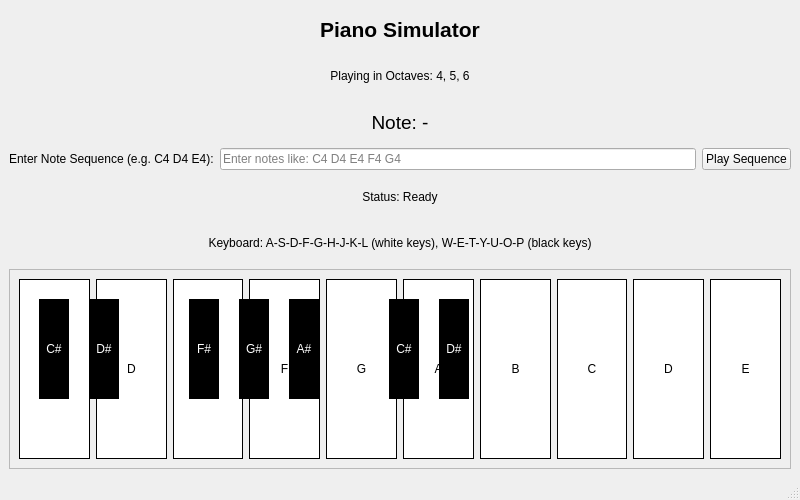
<?xml version="1.0" encoding="UTF-8"?>
<ui version="4.0">
 <class>MainWindow</class>
 <widget class="QMainWindow" name="MainWindow">
  <property name="geometry">
   <rect>
    <x>0</x>
    <y>0</y>
    <width>800</width>
    <height>500</height>
   </rect>
  </property>
  <property name="windowTitle">
   <string>Piano Simulator</string>
  </property>
  <widget class="QWidget" name="centralwidget">
   <layout class="QVBoxLayout" name="verticalLayout">
    <item>
     <widget class="QLabel" name="labelTitle">
      <property name="font">
       <font>
        <pointsize>16</pointsize>
        <bold>true</bold>
       </font>
      </property>
      <property name="text">
       <string>Piano Simulator</string>
      </property>
      <property name="alignment">
       <set>Qt::AlignCenter</set>
      </property>
     </widget>
    </item>
    <item>
     <widget class="QLabel" name="labelOctaveInfo">
      <property name="text">
       <string>Playing in Octaves: 4, 5, 6</string>
      </property>
      <property name="alignment">
       <set>Qt::AlignCenter</set>
      </property>
     </widget>
    </item>
    <item>
     <widget class="QLabel" name="labelCurrentNote">
      <property name="font">
       <font>
        <pointsize>14</pointsize>
       </font>
      </property>
      <property name="text">
       <string>Note: -</string>
      </property>
      <property name="alignment">
       <set>Qt::AlignCenter</set>
      </property>
     </widget>
    </item>
    <item>
     <layout class="QHBoxLayout" name="horizontalLayout_3">
      <item>
       <widget class="QLabel" name="label_4">
        <property name="text">
         <string>Enter Note Sequence (e.g. C4 D4 E4):</string>
        </property>
       </widget>
      </item>
      <item>
       <widget class="QLineEdit" name="txtNoteSequence">
        <property name="placeholderText">
         <string>Enter notes like: C4 D4 E4 F4 G4</string>
        </property>
       </widget>
      </item>
      <item>
       <widget class="QPushButton" name="btnPlaySequence">
        <property name="text">
         <string>Play Sequence</string>
        </property>
       </widget>
      </item>
     </layout>
    </item>
    <item>
     <widget class="QLabel" name="labelStatus">
      <property name="text">
       <string>Status: Ready</string>
      </property>
      <property name="alignment">
       <set>Qt::AlignCenter</set>
      </property>
     </widget>
    </item>
    <item>
     <widget class="QLabel" name="labelKeyboardInfo">
      <property name="text">
       <string>Keyboard: A-S-D-F-G-H-J-K-L (white keys), W-E-T-Y-U-O-P (black keys)</string>
      </property>
      <property name="alignment">
       <set>Qt::AlignCenter</set>
      </property>
     </widget>
    </item>
    <item>
     <widget class="QFrame" name="framePiano">
      <property name="minimumSize">
       <size>
        <width>0</width>
        <height>200</height>
       </size>
      </property>
      <property name="frameShape">
       <enum>QFrame::StyledPanel</enum>
      </property>
      <property name="frameShadow">
       <enum>QFrame::Raised</enum>
      </property>
      <layout class="QHBoxLayout" name="horizontalLayout_2">
       <item>
        <layout class="QHBoxLayout" name="pianoLayout">
         <!-- White keys -->
         <item>
          <widget class="QPushButton" name="key_0">
           <property name="minimumSize">
            <size>
             <width>40</width>
             <height>180</height>
            </size>
           </property>
           <property name="styleSheet">
            <string>background-color: white; border: 1px solid black;</string>
           </property>
           <property name="text">
            <string>C</string>
           </property>
          </widget>
         </item>
         <item>
          <widget class="QPushButton" name="key_2">
           <property name="minimumSize">
            <size>
             <width>40</width>
             <height>180</height>
            </size>
           </property>
           <property name="styleSheet">
            <string>background-color: white; border: 1px solid black;</string>
           </property>
           <property name="text">
            <string>D</string>
           </property>
          </widget>
         </item>
         <item>
          <widget class="QPushButton" name="key_4">
           <property name="minimumSize">
            <size>
             <width>40</width>
             <height>180</height>
            </size>
           </property>
           <property name="styleSheet">
            <string>background-color: white; border: 1px solid black;</string>
           </property>
           <property name="text">
            <string>E</string>
           </property>
          </widget>
         </item>
         <item>
          <widget class="QPushButton" name="key_5">
           <property name="minimumSize">
            <size>
             <width>40</width>
             <height>180</height>
            </size>
           </property>
           <property name="styleSheet">
            <string>background-color: white; border: 1px solid black;</string>
           </property>
           <property name="text">
            <string>F</string>
           </property>
          </widget>
         </item>
         <item>
          <widget class="QPushButton" name="key_7">
           <property name="minimumSize">
            <size>
             <width>40</width>
             <height>180</height>
            </size>
           </property>
           <property name="styleSheet">
            <string>background-color: white; border: 1px solid black;</string>
           </property>
           <property name="text">
            <string>G</string>
           </property>
          </widget>
         </item>
         <item>
          <widget class="QPushButton" name="key_9">
           <property name="minimumSize">
            <size>
             <width>40</width>
             <height>180</height>
            </size>
           </property>
           <property name="styleSheet">
            <string>background-color: white; border: 1px solid black;</string>
           </property>
           <property name="text">
            <string>A</string>
           </property>
          </widget>
         </item>
         <item>
          <widget class="QPushButton" name="key_11">
           <property name="minimumSize">
            <size>
             <width>40</width>
             <height>180</height>
            </size>
           </property>
           <property name="styleSheet">
            <string>background-color: white; border: 1px solid black;</string>
           </property>
           <property name="text">
            <string>B</string>
           </property>
          </widget>
         </item>
         <item>
          <widget class="QPushButton" name="key_12">
           <property name="minimumSize">
            <size>
             <width>40</width>
             <height>180</height>
            </size>
           </property>
           <property name="styleSheet">
            <string>background-color: white; border: 1px solid black;</string>
           </property>
           <property name="text">
            <string>C</string>
           </property>
          </widget>
         </item>
         <item>
          <widget class="QPushButton" name="key_14">
           <property name="minimumSize">
            <size>
             <width>40</width>
             <height>180</height>
            </size>
           </property>
           <property name="styleSheet">
            <string>background-color: white; border: 1px solid black;</string>
           </property>
           <property name="text">
            <string>D</string>
           </property>
          </widget>
         </item>
         <item>
          <widget class="QPushButton" name="key_16">
           <property name="minimumSize">
            <size>
             <width>40</width>
             <height>180</height>
            </size>
           </property>
           <property name="styleSheet">
            <string>background-color: white; border: 1px solid black;</string>
           </property>
           <property name="text">
            <string>E</string>
           </property>
          </widget>
         </item>
        </layout>
       </item>
      </layout>
      <!-- Black keys (overlaid) -->
      <widget class="QPushButton" name="key_1">
       <property name="geometry">
        <rect>
         <x>30</x>
         <y>30</y>
         <width>30</width>
         <height>100</height>
        </rect>
       </property>
       <property name="styleSheet">
        <string>background-color: black; color: white; border: 1px solid black;</string>
       </property>
       <property name="text">
        <string>C#</string>
       </property>
      </widget>
      <widget class="QPushButton" name="key_3">
       <property name="geometry">
        <rect>
         <x>80</x>
         <y>30</y>
         <width>30</width>
         <height>100</height>
        </rect>
       </property>
       <property name="styleSheet">
        <string>background-color: black; color: white; border: 1px solid black;</string>
       </property>
       <property name="text">
        <string>D#</string>
       </property>
      </widget>
      <widget class="QPushButton" name="key_6">
       <property name="geometry">
        <rect>
         <x>180</x>
         <y>30</y>
         <width>30</width>
         <height>100</height>
        </rect>
       </property>
       <property name="styleSheet">
        <string>background-color: black; color: white; border: 1px solid black;</string>
       </property>
       <property name="text">
        <string>F#</string>
       </property>
      </widget>
      <widget class="QPushButton" name="key_8">
       <property name="geometry">
        <rect>
         <x>230</x>
         <y>30</y>
         <width>30</width>
         <height>100</height>
        </rect>
       </property>
       <property name="styleSheet">
        <string>background-color: black; color: white; border: 1px solid black;</string>
       </property>
       <property name="text">
        <string>G#</string>
       </property>
      </widget>
      <widget class="QPushButton" name="key_10">
       <property name="geometry">
        <rect>
         <x>280</x>
         <y>30</y>
         <width>30</width>
         <height>100</height>
        </rect>
       </property>
       <property name="styleSheet">
        <string>background-color: black; color: white; border: 1px solid black;</string>
       </property>
       <property name="text">
        <string>A#</string>
       </property>
      </widget>
      <widget class="QPushButton" name="key_13">
       <property name="geometry">
        <rect>
         <x>380</x>
         <y>30</y>
         <width>30</width>
         <height>100</height>
        </rect>
       </property>
       <property name="styleSheet">
        <string>background-color: black; color: white; border: 1px solid black;</string>
       </property>
       <property name="text">
        <string>C#</string>
       </property>
      </widget>
      <widget class="QPushButton" name="key_15">
       <property name="geometry">
        <rect>
         <x>430</x>
         <y>30</y>
         <width>30</width>
         <height>100</height>
        </rect>
       </property>
       <property name="styleSheet">
        <string>background-color: black; color: white; border: 1px solid black;</string>
       </property>
       <property name="text">
        <string>D#</string>
       </property>
      </widget>
     </widget>
    </item>
   </layout>
  </widget>
  <widget class="QStatusBar" name="statusbar"/>
 </widget>
 <resources/>
 <connections/>
</ui>
